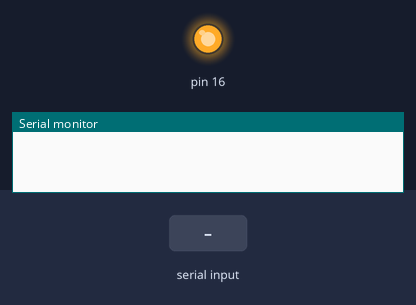
Bench run of a sketch on a simulated Arduino Mega 2560, built for the host (arithmetic inside an expression is 32-bit, double 64-bit). On the bench: output pins drawn as LEDs (lit = HIGH), the last lines printed to the serial monitor. Inputs (shaded band) come from the test bench. The modem accepts every AT command (registered, SIM ready, sends succeed) and sends nothing else.

Above: at 0.1 s.
At 3.2 s:
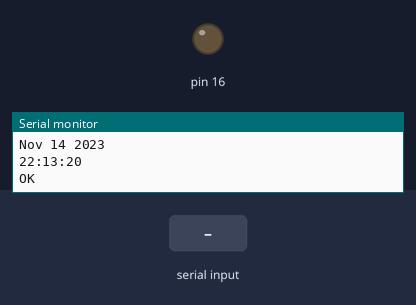
3.3 s: "1" received over the second serial link
Timing chart, 0 to 6.3 s (numbered marks = the images above; inputs shaded):
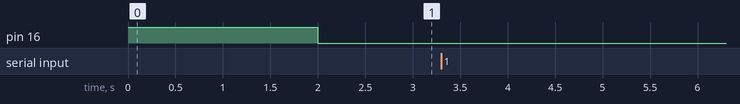

The sketch:

T2402_Pico_GSM.ino
```cpp
#include "Arduino.h"
#include "main.h"
#include "task.h"
#include "gsm.h"

#define PIN_SERIAL1_TX (0u)
#define PIN_SERIAL1_RX (1u)

#undef  PIN_SERIAL2_TX
#undef  PIN_SERIAL2_RX

#define PIN_SERIAL_2_TX (4u)
#define PIN_SERIAL_2_RX (5u)

#define PIN_GSM_RESET    (16u)

#define SERIAL_BAUD   9600

extern task_st task[TASK_NBR_OF];

task_st gsm_comm_task_def =     {"GSM Comm       ", 5000,0, 0, 255, gsm_comm_task };
task_st gsm_xon_xoff_task_def = {"GSM XON/XOFF   ", 10,0, 0, 255,  gsm_comm_xon_xoff_task };

void setup()
{
  SerialGsm.setTX(PIN_SERIAL1_TX);
  SerialGsm.setRX(PIN_SERIAL1_RX);
  Serial2.setTX(PIN_SERIAL_2_TX);
  Serial2.setRX(PIN_SERIAL_2_RX);

  pinMode(PIN_GSM_RESET, OUTPUT);
  digitalWrite(PIN_GSM_RESET, HIGH);

  //while (!Serial); // wait until serial console is open, remove if not tethered to computer
  delay(2000);
  digitalWrite(PIN_GSM_RESET, LOW);
  Serial.begin(9600);
  SerialGsm.begin(9600);
  Serial.println("T240_Pico_GSM");
  Serial.println(__DATE__); Serial.println(__TIME__);

  task_initialize(TASK_NBR_OF);
  task_set_task(TASK_GSM_COMM, &gsm_comm_task_def);
  task_set_task(TASK_GSM_XON, &gsm_xon_xoff_task_def);

}

void loop()
{
  // put your main code here, to run repeatedly:
  task_run();

}
```

gsm.cpp
```cpp
#include "main.h"
#include "gsm.h"
#include "task.h"


extern task_st task[TASK_NBR_OF];

typedef struct
{
    bool xoff;
} gsm_comm_st;

gsm_comm_st gsm_comm;

void gsm_comm_initialize(void)
{
  gsm_comm.xoff = false;
}

void gsm_comm_xon_xoff_task(void)
{
  uint8_t  in_char;
  if ( SerialGsm.available())
  {
      in_char = SerialGsm.read();
      Serial.print((char)in_char);
      //Serial.print('-');
  }
  //Serial.print('.');
}

void gsm_comm_task(void)
{
  switch(task[TASK_GSM_COMM].state)
  {
      case 0:
        SerialGsm.print("AT\r");
        task_delay(TASK_GSM_COMM, 2000);
        task[TASK_GSM_COMM].state++;
        break;
      case 1:
        SerialGsm.print("AT+CPIN=1234\r");
        task_delay(TASK_GSM_COMM, 2000);
        task[TASK_GSM_COMM].state++;
        break;
      case 3:
        break;
      case 4:
        break;
      case 5:
        break;
      case 6:
        break;
      case 7:
        break;


  }

}
```

gsm.h
```cpp
#ifndef __GSM_H__
#define __GSM_H__

typedef enum
{
    ASCII_NUL =   0x00,
    ASCII_XON =   0x11,
    ASCII_XOFF =  0x13,
    ASCII_CR =    0x0D,
    ASCII_LF =    0x0A,
    ASCII_SUB =   0x1A,
    ASCII_ESC =   0x11,
    ASCII_ =      0x00
} ascii_et;


void gsm_comm_xon_xoff_task(void);

void gsm_comm_task(void);


#endif
```

main.h
```cpp
#ifndef __MAIN_H__
#define __MAIN_H__
#include "Arduino.h"

#define SerialGsm   Serial1
#define APP_NAME    "T240_Pico_GSM"

#include "WString.h"

typedef enum
{
    TASK_GSM_COMM = 0,
    TASK_GSM_XON,
    TASK_xxx,
    TASK_NBR_OF
} tasks_et;


#endif
```

task.cpp
```cpp
#include "main.h"
#include "task.h"

typedef struct
{
    uint8_t  active_tasks;
} task_ctrl_st;

task_st *task[TASK_RESERVED_NBR];
task_ctrl_st task_ctrl;

void dummy_task(void)
{

};

task_st undef_task = {"Undefined      ", 0, 0, 0, 255, dummy_task };

void task_initialize(uint8_t active_tasks)
{
    for (uint8_t i = 0; i < TASK_NBR_OF; i++)
    {
        task[i] = &undef_task;
    }
    task_ctrl.active_tasks = active_tasks;
}

void task_set_task(uint8_t task_indx, task_st *task_p)
{
    if ( task_indx < TASK_RESERVED_NBR )
    {
        task[task_indx] = task_p;
    }
}

void task_delay(uint8_t tindx, uint32_t delay_ms)
{
  task[tindx]->interval = millis() + delay_ms;
}

void task_run(void)
{
    static uint8_t task_indx = 0;

    uint32_t now_ms = millis();
    if (task_indx < task_ctrl.active_tasks)
    {
        if (now_ms >= task[task_indx]->next_run )
        {
            task[task_indx]->prev_state = task[task_indx]->state;
            task[task_indx]->next_run = now_ms + task[task_indx]->interval;
            (*task[task_indx]->cb)();
        }
    }
    if (++task_indx >= task_ctrl.active_tasks) task_indx = 0;
}

void task_print_status(void)
{
    // bool do_print = false;
    // Serial.printf("now = %d\n", millis());
    for (uint8_t i = 0; i < task_ctrl.active_tasks; i++)
    {
        if (task[i]->prev_state != task[i]->state)
        {
            Serial.printf("%s: %d -> %d @ %d # %d\n",
              task[i]->name,
              task[i]->prev_state,
              task[i]->state,
              millis(),
              task[i]->next_run);
        }
    }
}
```

task.h
```cpp
#ifndef __TASK_H__
#define __TASK_H__

#define TASK_RESERVED_NBR  8

typedef void (*task_cb)(void);

typedef struct
{
    char      name[16];
    uint32_t  interval;
    uint32_t  next_run;
    uint16_t  state;
    uint16_t  prev_state;
    task_cb   cb;
} task_st;


void task_initialize(uint8_t active_tasks);

void task_set_task(uint8_t task_indx, task_st *task_p) ;

void task_delay(uint8_t tindx, uint32_t delay_ms);

void task_run(void);

void task_print_status(void);


#endif
```
